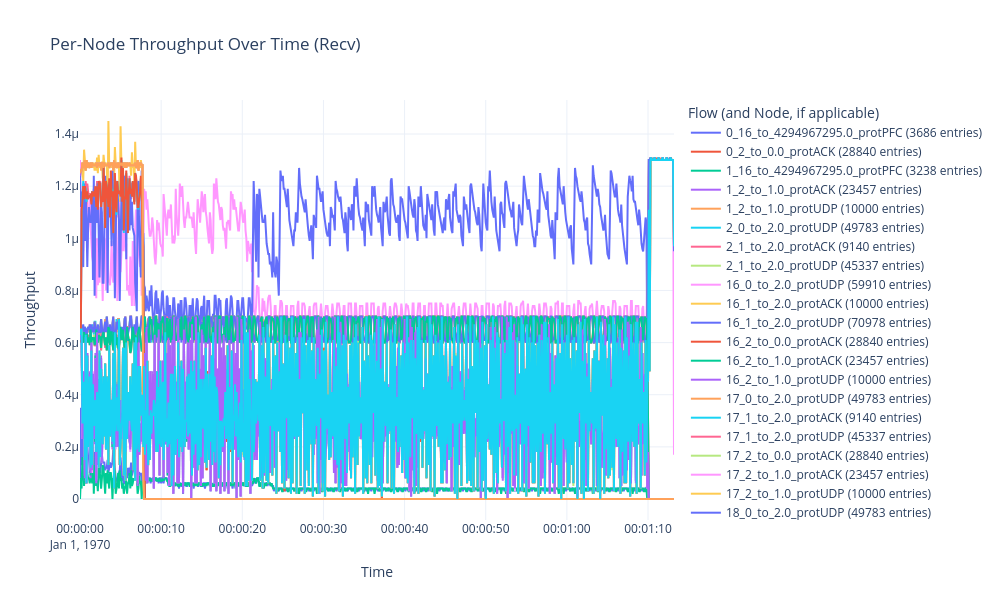
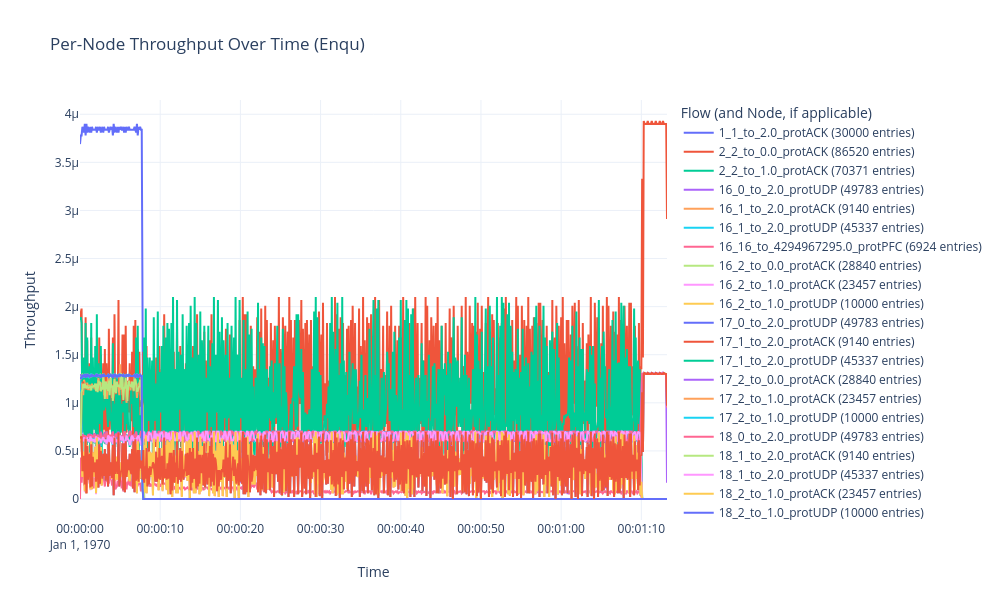
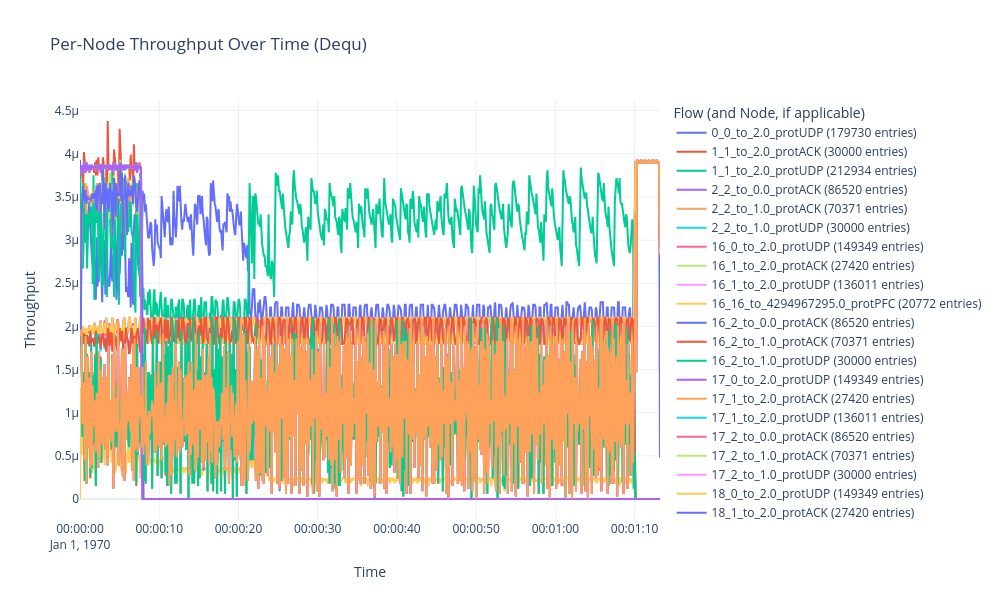

Here is the notebook cell these charts were saved with, in order:
### Code cell
# trace_output_file = '/app/astra-sim/upc/output/comparison_run/FoldedClos/sends_recv_easy/run_20251113_235331/ns3/astrasim_trace.tr'
# trace_output_file = '/app/astra-sim/upc/output/comparison_run/FoldedClos/sends_recv_easy/run_20251114_003331/ns3/astrasim_trace.tr'
# trace_output_file = '/app/astra-sim/upc/output/comparison_run/FoldedClos/sends_recv_easy/run_20251114_011331/ns3/astrasim_trace.tr'
# trace_output_file = '/app/astra-sim/upc/output/comparison_run/FoldedClos/sends_recv_easy/run_20251114_015331/ns3/astrasim_trace.tr'
trace_output_file = '/app/astra-sim/upc/output/comparison_run/FoldedClos/sends_recv_easy/run_20251114_023331/ns3/astrasim_trace.tr'
trace_output_file = '/app/astra-sim/upc/output/comparison_run/FoldedClos/sends_recv_easy/run_20251114_024055/ns3/astrasim_trace.tr'
trace_output_file = '/app/astra-sim/upc/output/comparison_run/FoldedClos/sends_recv_easy/run_20251114_024753/ns3/astrasim_trace.tr'
trace_output_file = '/app/astra-sim/upc/output/comparison_run/FoldedClos/sends_recv_easy/run_20251114_032753/ns3/astrasim_trace.tr'
trace_output_file = '/app/astra-sim/upc/output/comparison_run/FoldedClos/sends_recv_easy/run_20251114_040753/ns3/astrasim_trace.tr'
trace_output_file = '/app/astra-sim/upc/output/comparison_run/FoldedClos/sends_recv_easy/run_20251114_041629/ns3/astrasim_trace.tr'
trace_output_file = '/app/astra-sim/upc/output/comparison_run/FoldedClos/sends_recv_easy/run_20251114_042431/ns3/astrasim_trace.tr'
trace_output_file = '/app/astra-sim/upc/output/comparison_run/FoldedClos/sends_recv_easy/run_20251114_050431/ns3/astrasim_trace.tr'
trace_output_file = '/app/astra-sim/upc/output/comparison_run/FoldedClos/sends_recv_easy/run_20251114_054431/ns3/astrasim_trace.tr'
# trace_output_file = '/app/astra-sim/upc/output/comparison_run/FoldedClos/sends_recv_easy/run_20251114_102549/ns3/astrasim_trace.tr'
# trace_output_file = '/app/astra-sim/upc/output/comparison_run/FoldedClos/sends_recv_easy/run_20251114_105830/ns3/astrasim_trace.tr'
trace_output_file = '/app/astra-sim/upc/output/comparison_run/FoldedClos/sends_recv_easy/run_20251114_113645/ns3/astrasim_trace.tr'
trace_output_file = '/app/astra-sim/upc/output/comparison_run/FoldedClos/sends_recv_easy/run_20251114_150125/ns3/astrasim_trace.tr'
df = parse_qbb_trace(trace_output_file)
interval = 0.1
plot(df, interval)

### Figure 1 — Plotly figure (JSON) as saved in the notebook; plotly's stock layout.template omitted (floating-point values rounded to 4 significant figures; data arrays with more than 128 entries replaced by an {"elided": "..."} marker saying what was removed)
{"data": [{"mode": "lines", "name": "0_16_to_4294967295.0_protPFC (3686 entries)", "type": "scatter", "x": {"elided": "733 str values"}, "y": {"elided": "733 float values"}}, {"mode": "lines", "name": "0_2_to_0.0_protACK (28840 entries)", "type": "scatter", "x": {"elided": "733 str values"}, "y": {"elided": "733 float values"}}, {"mode": "lines", "name": "1_16_to_4294967295.0_protPFC (3238 entries)", "type": "scatter", "x": {"elided": "733 str values"}, "y": {"elided": "733 float values"}}, {"mode": "lines", "name": "1_2_to_1.0_protACK (23457 entries)", "type": "scatter", "x": {"elided": "733 str values"}, "y": {"elided": "733 float values"}}, {"mode": "lines", "name": "1_2_to_1.0_protUDP (10000 entries)", "type": "scatter", "x": {"elided": "733 str values"}, "y": {"elided": "733 float values"}}, {"mode": "lines", "name": "2_0_to_2.0_protUDP (49783 entries)", "type": "scatter", "x": {"elided": "733 str values"}, "y": {"elided": "733 float values"}}, {"mode": "lines", "name": "2_1_to_2.0_protACK (9140 entries)", "type": "scatter", "x": {"elided": "733 str values"}, "y": {"elided": "733 float values"}}, {"mode": "lines", "name": "2_1_to_2.0_protUDP (45337 entries)", "type": "scatter", "x": {"elided": "733 str values"}, "y": {"elided": "733 float values"}}, {"mode": "lines", "name": "16_0_to_2.0_protUDP (59910 entries)", "type": "scatter", "x": {"elided": "733 str values"}, "y": {"elided": "733 float values"}}, {"mode": "lines", "name": "16_1_to_2.0_protACK (10000 entries)", "type": "scatter", "x": {"elided": "733 str values"}, "y": {"elided": "733 float values"}}, {"mode": "lines", "name": "16_1_to_2.0_protUDP (70978 entries)", "type": "scatter", "x": {"elided": "733 str values"}, "y": {"elided": "733 float values"}}, {"mode": "lines", "name": "16_2_to_0.0_protACK (28840 entries)", "type": "scatter", "x": {"elided": "733 str values"}, "y": {"elided": "733 float values"}}, {"mode": "lines", "name": "16_2_to_1.0_protACK (23457 entries)", "type": "scatter", "x": {"elided": "733 str values"}, "y": {"elided": "733 float values"}}, {"mode": "lines", "name": "16_2_to_1.0_protUDP (10000 entries)", "type": "scatter", "x": {"elided": "733 str values"}, "y": {"elided": "733 float values"}}, {"mode": "lines", "name": "17_0_to_2.0_protUDP (49783 entries)", "type": "scatter", "x": {"elided": "733 str values"}, "y": {"elided": "733 float values"}}, {"mode": "lines", "name": "17_1_to_2.0_protACK (9140 entries)", "type": "scatter", "x": {"elided": "733 str values"}, "y": {"elided": "733 float values"}}, {"mode": "lines", "name": "17_1_to_2.0_protUDP (45337 entries)", "type": "scatter", "x": {"elided": "733 str values"}, "y": {"elided": "733 float values"}}, {"mode": "lines", "name": "17_2_to_0.0_protACK (28840 entries)", "type": "scatter", "x": {"elided": "733 str values"}, "y": {"elided": "733 float values"}}, {"mode": "lines", "name": "17_2_to_1.0_protACK (23457 entries)", "type": "scatter", "x": {"elided": "733 str values"}, "y": {"elided": "733 float values"}}, {"mode": "lines", "name": "17_2_to_1.0_protUDP (10000 entries)", "type": "scatter", "x": {"elided": "733 str values"}, "y": {"elided": "733 float values"}}, {"mode": "lines", "name": "18_0_to_2.0_protUDP (49783 entries)", "type": "scatter", "x": {"elided": "733 str values"}, "y": {"elided": "733 float values"}}, {"mode": "lines", "name": "18_1_to_2.0_protACK (9140 entries)", "type": "scatter", "x": {"elided": "733 str values"}, "y": {"elided": "733 float values"}}, {"mode": "lines", "name": "18_1_to_2.0_protUDP (45337 entries)", "type": "scatter", "x": {"elided": "733 str values"}, "y": {"elided": "733 float values"}}, {"mode": "lines", "name": "18_2_to_1.0_protACK (23457 entries)", "type": "scatter", "x": {"elided": "733 str values"}, "y": {"elided": "733 float values"}}, {"mode": "lines", "name": "18_2_to_1.0_protUDP (10000 entries)", "type": "scatter", "x": {"elided": "733 str values"}, "y": {"elided": "733 float values"}}, {"mode": "lines", "name": "19_2_to_0.0_protACK (28840 entries)", "type": "scatter", "x": {"elided": "733 str values"}, "y": {"elided": "733 float values"}}], "layout": {"height": 600, "hovermode": "x unified", "legend": {"title": {"text": "Flow (and Node, if applicable)"}}, "title": {"text": "Per-Node Throughput Over Time (Recv)"}, "width": 1000, "xaxis": {"title": {"text": "Time"}}, "yaxis": {"title": {"text": "Throughput"}}}}

### Figure 2 — Plotly figure (JSON) as saved in the notebook; plotly's stock layout.template omitted (floating-point values rounded to 4 significant figures; data arrays with more than 128 entries replaced by an {"elided": "..."} marker saying what was removed)
{"data": [{"mode": "lines", "name": "1_1_to_2.0_protACK (30000 entries)", "type": "scatter", "x": {"elided": "733 str values"}, "y": {"elided": "733 float values"}}, {"mode": "lines", "name": "2_2_to_0.0_protACK (86520 entries)", "type": "scatter", "x": {"elided": "733 str values"}, "y": {"elided": "733 float values"}}, {"mode": "lines", "name": "2_2_to_1.0_protACK (70371 entries)", "type": "scatter", "x": {"elided": "733 str values"}, "y": {"elided": "733 float values"}}, {"mode": "lines", "name": "16_0_to_2.0_protUDP (49783 entries)", "type": "scatter", "x": {"elided": "733 str values"}, "y": {"elided": "733 float values"}}, {"mode": "lines", "name": "16_1_to_2.0_protACK (9140 entries)", "type": "scatter", "x": {"elided": "733 str values"}, "y": {"elided": "733 float values"}}, {"mode": "lines", "name": "16_1_to_2.0_protUDP (45337 entries)", "type": "scatter", "x": {"elided": "733 str values"}, "y": {"elided": "733 float values"}}, {"mode": "lines", "name": "16_16_to_4294967295.0_protPFC (6924 entries)", "type": "scatter", "x": {"elided": "733 str values"}, "y": {"elided": "733 float values"}}, {"mode": "lines", "name": "16_2_to_0.0_protACK (28840 entries)", "type": "scatter", "x": {"elided": "733 str values"}, "y": {"elided": "733 float values"}}, {"mode": "lines", "name": "16_2_to_1.0_protACK (23457 entries)", "type": "scatter", "x": {"elided": "733 str values"}, "y": {"elided": "733 float values"}}, {"mode": "lines", "name": "16_2_to_1.0_protUDP (10000 entries)", "type": "scatter", "x": {"elided": "733 str values"}, "y": {"elided": "733 float values"}}, {"mode": "lines", "name": "17_0_to_2.0_protUDP (49783 entries)", "type": "scatter", "x": {"elided": "733 str values"}, "y": {"elided": "733 float values"}}, {"mode": "lines", "name": "17_1_to_2.0_protACK (9140 entries)", "type": "scatter", "x": {"elided": "733 str values"}, "y": {"elided": "733 float values"}}, {"mode": "lines", "name": "17_1_to_2.0_protUDP (45337 entries)", "type": "scatter", "x": {"elided": "733 str values"}, "y": {"elided": "733 float values"}}, {"mode": "lines", "name": "17_2_to_0.0_protACK (28840 entries)", "type": "scatter", "x": {"elided": "733 str values"}, "y": {"elided": "733 float values"}}, {"mode": "lines", "name": "17_2_to_1.0_protACK (23457 entries)", "type": "scatter", "x": {"elided": "733 str values"}, "y": {"elided": "733 float values"}}, {"mode": "lines", "name": "17_2_to_1.0_protUDP (10000 entries)", "type": "scatter", "x": {"elided": "733 str values"}, "y": {"elided": "733 float values"}}, {"mode": "lines", "name": "18_0_to_2.0_protUDP (49783 entries)", "type": "scatter", "x": {"elided": "733 str values"}, "y": {"elided": "733 float values"}}, {"mode": "lines", "name": "18_1_to_2.0_protACK (9140 entries)", "type": "scatter", "x": {"elided": "733 str values"}, "y": {"elided": "733 float values"}}, {"mode": "lines", "name": "18_1_to_2.0_protUDP (45337 entries)", "type": "scatter", "x": {"elided": "733 str values"}, "y": {"elided": "733 float values"}}, {"mode": "lines", "name": "18_2_to_1.0_protACK (23457 entries)", "type": "scatter", "x": {"elided": "733 str values"}, "y": {"elided": "733 float values"}}, {"mode": "lines", "name": "18_2_to_1.0_protUDP (10000 entries)", "type": "scatter", "x": {"elided": "733 str values"}, "y": {"elided": "733 float values"}}, {"mode": "lines", "name": "19_2_to_0.0_protACK (28840 entries)", "type": "scatter", "x": {"elided": "733 str values"}, "y": {"elided": "733 float values"}}], "layout": {"height": 600, "hovermode": "x unified", "legend": {"title": {"text": "Flow (and Node, if applicable)"}}, "title": {"text": "Per-Node Throughput Over Time (Enqu)"}, "width": 1000, "xaxis": {"title": {"text": "Time"}}, "yaxis": {"title": {"text": "Throughput"}}}}

### Figure 3 — Plotly figure (JSON) as saved in the notebook; plotly's stock layout.template omitted (floating-point values rounded to 4 significant figures; data arrays with more than 128 entries replaced by an {"elided": "..."} marker saying what was removed)
{"data": [{"mode": "lines", "name": "0_0_to_2.0_protUDP (179730 entries)", "type": "scatter", "x": {"elided": "733 str values"}, "y": {"elided": "733 float values"}}, {"mode": "lines", "name": "1_1_to_2.0_protACK (30000 entries)", "type": "scatter", "x": {"elided": "733 str values"}, "y": {"elided": "733 float values"}}, {"mode": "lines", "name": "1_1_to_2.0_protUDP (212934 entries)", "type": "scatter", "x": {"elided": "733 str values"}, "y": {"elided": "733 float values"}}, {"mode": "lines", "name": "2_2_to_0.0_protACK (86520 entries)", "type": "scatter", "x": {"elided": "733 str values"}, "y": {"elided": "733 float values"}}, {"mode": "lines", "name": "2_2_to_1.0_protACK (70371 entries)", "type": "scatter", "x": {"elided": "733 str values"}, "y": {"elided": "733 float values"}}, {"mode": "lines", "name": "2_2_to_1.0_protUDP (30000 entries)", "type": "scatter", "x": {"elided": "733 str values"}, "y": {"elided": "733 float values"}}, {"mode": "lines", "name": "16_0_to_2.0_protUDP (149349 entries)", "type": "scatter", "x": {"elided": "733 str values"}, "y": {"elided": "733 float values"}}, {"mode": "lines", "name": "16_1_to_2.0_protACK (27420 entries)", "type": "scatter", "x": {"elided": "733 str values"}, "y": {"elided": "733 float values"}}, {"mode": "lines", "name": "16_1_to_2.0_protUDP (136011 entries)", "type": "scatter", "x": {"elided": "733 str values"}, "y": {"elided": "733 float values"}}, {"mode": "lines", "name": "16_16_to_4294967295.0_protPFC (20772 entries)", "type": "scatter", "x": {"elided": "733 str values"}, "y": {"elided": "733 float values"}}, {"mode": "lines", "name": "16_2_to_0.0_protACK (86520 entries)", "type": "scatter", "x": {"elided": "733 str values"}, "y": {"elided": "733 float values"}}, {"mode": "lines", "name": "16_2_to_1.0_protACK (70371 entries)", "type": "scatter", "x": {"elided": "733 str values"}, "y": {"elided": "733 float values"}}, {"mode": "lines", "name": "16_2_to_1.0_protUDP (30000 entries)", "type": "scatter", "x": {"elided": "733 str values"}, "y": {"elided": "733 float values"}}, {"mode": "lines", "name": "17_0_to_2.0_protUDP (149349 entries)", "type": "scatter", "x": {"elided": "733 str values"}, "y": {"elided": "733 float values"}}, {"mode": "lines", "name": "17_1_to_2.0_protACK (27420 entries)", "type": "scatter", "x": {"elided": "733 str values"}, "y": {"elided": "733 float values"}}, {"mode": "lines", "name": "17_1_to_2.0_protUDP (136011 entries)", "type": "scatter", "x": {"elided": "733 str values"}, "y": {"elided": "733 float values"}}, {"mode": "lines", "name": "17_2_to_0.0_protACK (86520 entries)", "type": "scatter", "x": {"elided": "733 str values"}, "y": {"elided": "733 float values"}}, {"mode": "lines", "name": "17_2_to_1.0_protACK (70371 entries)", "type": "scatter", "x": {"elided": "733 str values"}, "y": {"elided": "733 float values"}}, {"mode": "lines", "name": "17_2_to_1.0_protUDP (30000 entries)", "type": "scatter", "x": {"elided": "733 str values"}, "y": {"elided": "733 float values"}}, {"mode": "lines", "name": "18_0_to_2.0_protUDP (149349 entries)", "type": "scatter", "x": {"elided": "733 str values"}, "y": {"elided": "733 float values"}}, {"mode": "lines", "name": "18_1_to_2.0_protACK (27420 entries)", "type": "scatter", "x": {"elided": "733 str values"}, "y": {"elided": "733 float values"}}, {"mode": "lines", "name": "18_1_to_2.0_protUDP (136011 entries)", "type": "scatter", "x": {"elided": "733 str values"}, "y": {"elided": "733 float values"}}, {"mode": "lines", "name": "18_2_to_1.0_protACK (70371 entries)", "type": "scatter", "x": {"elided": "733 str values"}, "y": {"elided": "733 float values"}}, {"mode": "lines", "name": "18_2_to_1.0_protUDP (30000 entries)", "type": "scatter", "x": {"elided": "733 str values"}, "y": {"elided": "733 float values"}}, {"mode": "lines", "name": "19_2_to_0.0_protACK (86520 entries)", "type": "scatter", "x": {"elided": "733 str values"}, "y": {"elided": "733 float values"}}], "layout": {"height": 600, "hovermode": "x unified", "legend": {"title": {"text": "Flow (and Node, if applicable)"}}, "title": {"text": "Per-Node Throughput Over Time (Dequ)"}, "width": 1000, "xaxis": {"title": {"text": "Time"}}, "yaxis": {"title": {"text": "Throughput"}}}}
